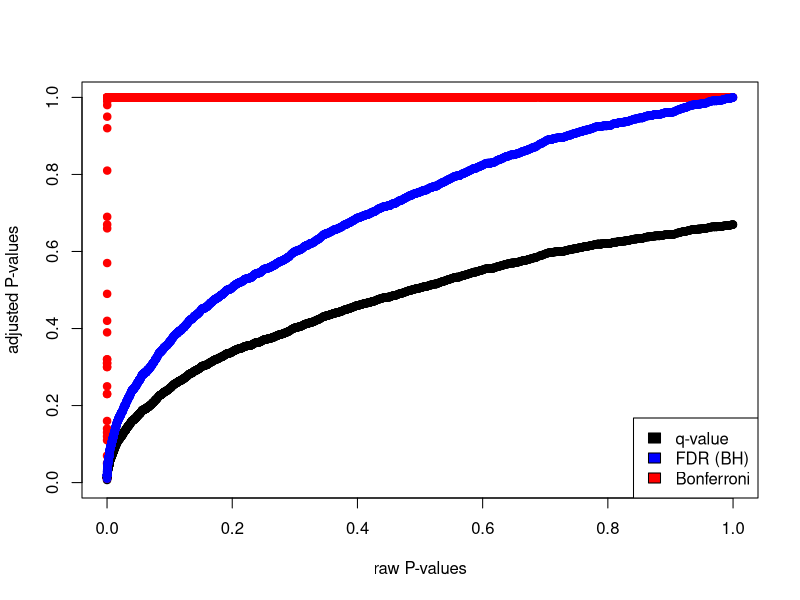
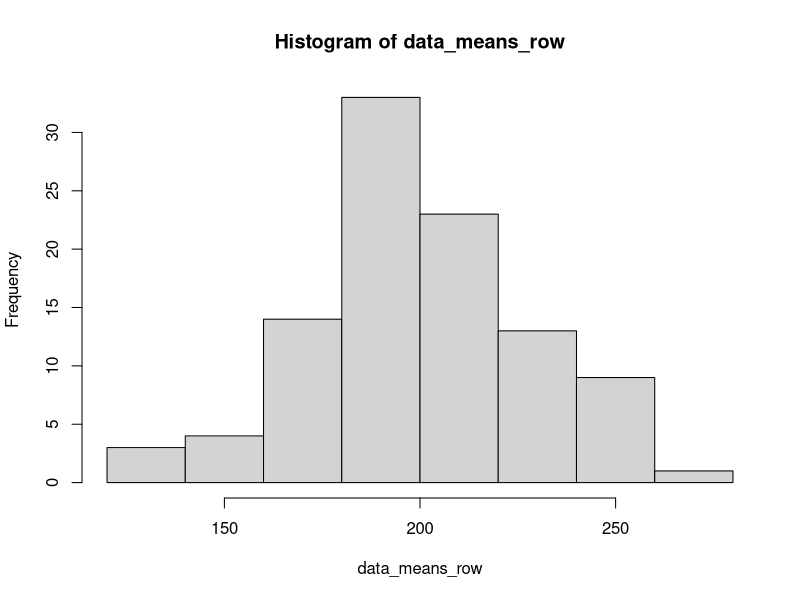
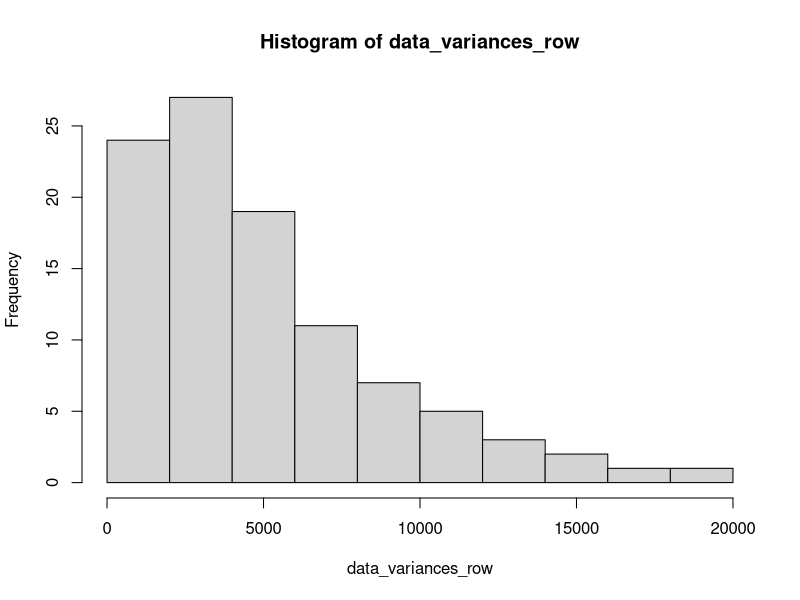
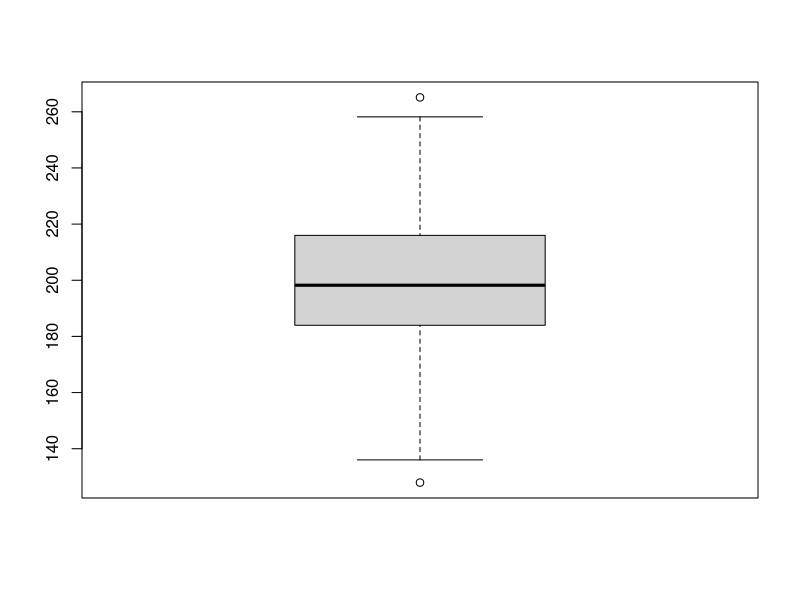
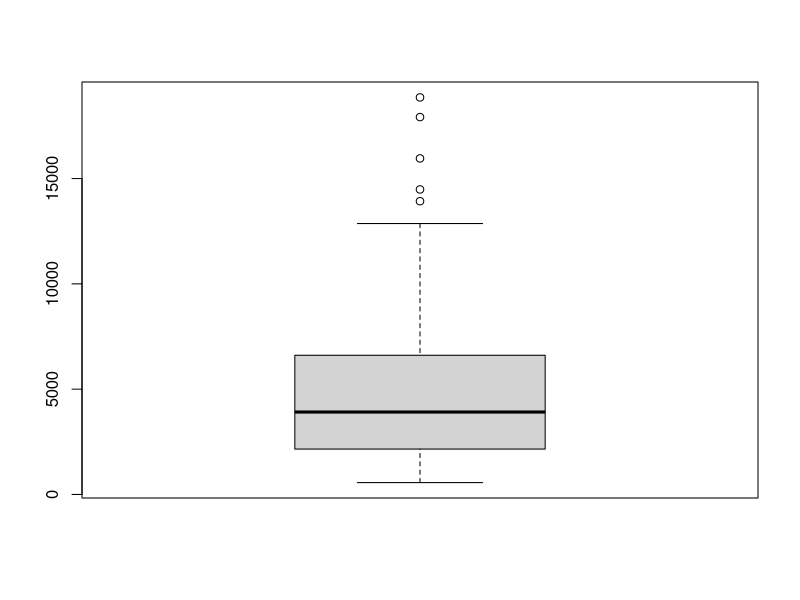

The R source for these figures, in order:
## ---- chunk 1
library(qvalue)
data(hedenfalk)

qvalues <- qvalue(hedenfalk$p)$q
bonf.pval=p.adjust(hedenfalk$p,method ="bonferroni")
fdr.adj.pval=p.adjust(hedenfalk$p,method ="fdr")

plot(hedenfalk$p,qvalues,pch=19,ylim=c(0,1),
     xlab="raw P-values",ylab="adjusted P-values")
points(hedenfalk$p,bonf.pval,pch=19,col="red")
points(hedenfalk$p,fdr.adj.pval,pch=19,col="blue")
legend("bottomright",legend=c("q-value","FDR (BH)","Bonferroni"),
       fill=c("black","blue","red"))
## ---- chunk 2
set.seed(100)

#sample data matrix from normal distribution
gset=rnorm(600,mean=200,sd=70)
data=matrix(gset,ncol=6)

data_means_row <- apply(data, 1, mean)
data_variances_row <- apply(data, 1, var)
hist(data_means_row)
hist(data_variances_row)
boxplot(data_means_row)
boxplot(data_variances_row)
## ---- chunk 3
sd_means_dist <- sd(data_means_row)
print(sd_means_dist / sqrt(100))

data2=matrix(rnorm(6000,mean=200,sd=70),ncol=6)
data2_means_row <- apply(data2, 1, mean)
sd2_means_dist <- sd(data2_means_row)
print(sd2_means_dist / sqrt(100))
print("When the n is made 10x bigger, the standard deviation shrinks by 0.02.")
